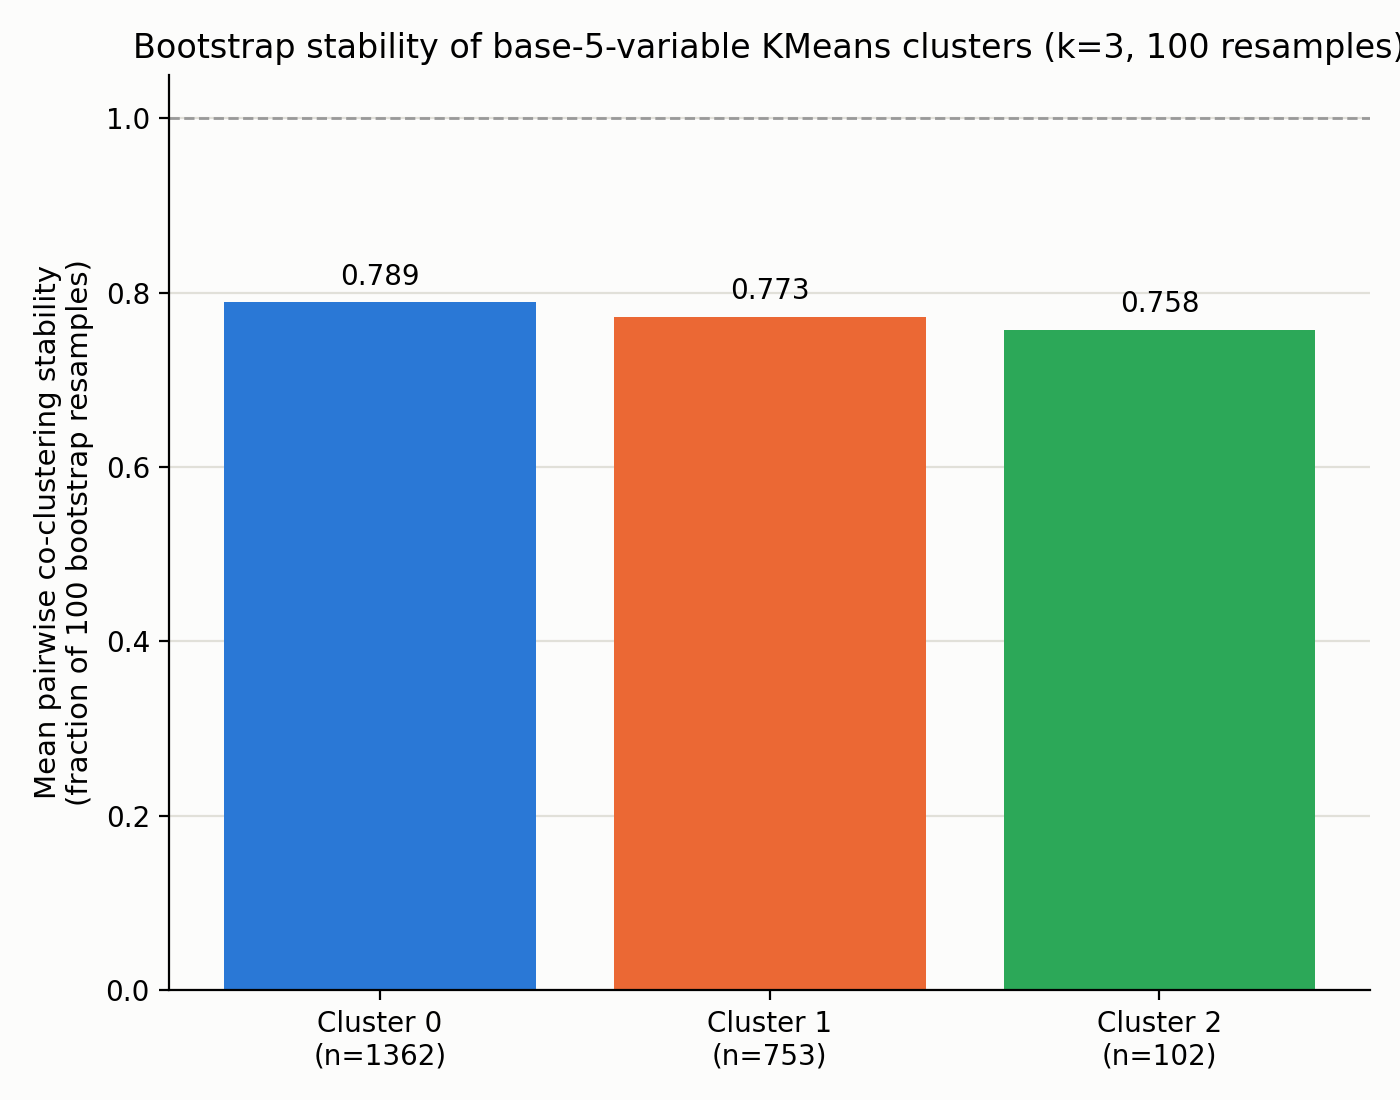

Reproduce this figure in Python.
"""
Stage 1a: bootstrap stability of the base-5-variable KMeans clustering
(clustering_base.py, k=3). Resample the cohort with replacement 100x,
refit KMeans (k=3) on each resample, and for every pair of people who were
in the same cluster in the ORIGINAL fit, compute the fraction of
resamples (among those where both are present) where they're still
clustered together -- a co-clustering / consensus stability score,
averaged per original cluster.

A cluster whose members keep getting split apart across resamples is
likely an artifact of one particular random draw, not a real, robust
structure -- this matters most for the small (n=102) beta-cell-exhaustion
cluster, which is the most at-risk of being unstable given its size.

Output: bootstrap_stability.png
"""
import os
import re

import matplotlib.pyplot as plt
import numpy as np
import pandas as pd
from sklearn.cluster import KMeans
from sklearn.preprocessing import StandardScaler

OUT_DIR = os.path.dirname(os.path.abspath(__file__))
DATA_PATH = "/n/groups/patel/chandrima/final_df.csv"
N_BOOT = 100
BEST_K = 3


def sanitize_column_name(col):
    return re.sub(r"[\[\]<]", "", col)


HBA1C_COL = sanitize_column_name("import_hba1c, Hemoglobin A1c/Hemoglobin.total in ")
CPEPTIDE_COL = sanitize_column_name("import_c_peptide, C peptide [Mass/volume] in Seru")
INSULIN_COL = sanitize_column_name("import_insulin, Insulin [Units/volume] in Serum o")
BMI_COL = "bmi_vsorres, BMI"
FEATURE_COLS = ["age", HBA1C_COL, BMI_COL, CPEPTIDE_COL, INSULIN_COL]
LOG_COLS = {CPEPTIDE_COL, INSULIN_COL}

df = pd.read_csv(DATA_PATH)
df.columns = [sanitize_column_name(c) for c in df.columns]
df = df.dropna(subset=FEATURE_COLS).reset_index(drop=True)
n = len(df)
print(f"n={n}")

X = df[FEATURE_COLS].copy()
for c in LOG_COLS:
    X[c] = np.log1p(X[c])
X_scaled = StandardScaler().fit_transform(X)

original_labels = KMeans(n_clusters=BEST_K, n_init=10, random_state=0).fit(X_scaled).labels_
cluster_ids = sorted(set(original_labels))
print(f"original cluster sizes: {[(c, int((original_labels == c).sum())) for c in cluster_ids]}")

# together_count[i, j] = number of resamples where i and j both appear AND end up in the
# same cluster; seen_count[i, j] = number of resamples where both i and j appear at all.
together_count = np.zeros((n, n), dtype=np.int32)
seen_count = np.zeros((n, n), dtype=np.int32)

rng = np.random.default_rng(0)
for b in range(N_BOOT):
    idx = rng.integers(0, n, n)
    X_boot = X_scaled[idx]
    labels_boot = KMeans(n_clusters=BEST_K, n_init=10, random_state=b).fit(X_boot).labels_

    # Map boot cluster labels back onto original point identities (idx may repeat --
    # use the first occurrence's label per unique original index drawn this round).
    unique_idx, first_pos = np.unique(idx, return_index=True)
    labels_for_unique = labels_boot[first_pos]

    seen_count[np.ix_(unique_idx, unique_idx)] += 1
    same = labels_for_unique[:, None] == labels_for_unique[None, :]
    together_count[np.ix_(unique_idx, unique_idx)] += same

    if (b + 1) % 20 == 0:
        print(f"  ... {b + 1}/{N_BOOT} bootstrap resamples done")

with np.errstate(invalid="ignore", divide="ignore"):
    stability_matrix = np.where(seen_count > 0, together_count / np.maximum(seen_count, 1), np.nan)

stability_per_cluster = {}
for c in cluster_ids:
    members = np.where(original_labels == c)[0]
    pairs = stability_matrix[np.ix_(members, members)]
    iu = np.triu_indices(len(members), k=1)
    stability_per_cluster[c] = np.nanmean(pairs[iu])
    print(f"Cluster {c} (n={len(members)}): mean pairwise co-clustering stability = {stability_per_cluster[c]:.3f}")

fig, ax = plt.subplots(figsize=(7, 5.5), facecolor="#fcfcfb")
ax.set_facecolor("#fcfcfb")
sizes = [int((original_labels == c).sum()) for c in cluster_ids]
bars = ax.bar([f"Cluster {c}\n(n={s})" for c, s in zip(cluster_ids, sizes)],
              [stability_per_cluster[c] for c in cluster_ids],
              color=["#2a78d6", "#eb6834", "#2ca858"][:len(cluster_ids)])
ax.axhline(1.0, color="#999999", linewidth=1.0, linestyle="--", zorder=1)
ax.set_ylim(0, 1.05)
ax.set_ylabel("Mean pairwise co-clustering stability\n(fraction of 100 bootstrap resamples)", fontsize=10.5)
ax.set_title(f"Bootstrap stability of base-5-variable KMeans clusters (k={BEST_K}, {N_BOOT} resamples)", fontsize=12)
for bar, c in zip(bars, cluster_ids):
    ax.text(bar.get_x() + bar.get_width() / 2, bar.get_height() + 0.02, f"{stability_per_cluster[c]:.3f}", ha="center", fontsize=10)
ax.grid(True, axis="y", color="#e1e0d9", linewidth=0.8, zorder=0)
ax.set_axisbelow(True)
for spine in ["top", "right"]:
    ax.spines[spine].set_visible(False)
fig.tight_layout()
fig.savefig(os.path.join(OUT_DIR, "bootstrap_stability.png"), dpi=200, facecolor=fig.get_facecolor())
plt.close(fig)
print("saved bootstrap_stability.png")
